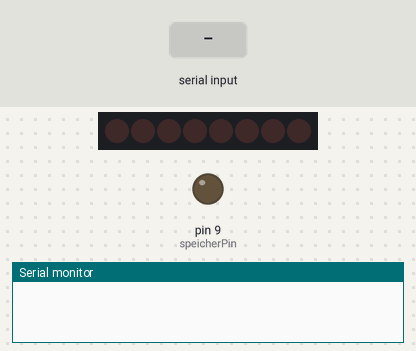
This sketch was run on a simulated Arduino Uno, built with avr-gcc and run on an emulated ATmega328P. Parts: 8 shift-register outputs drawn as a row of LEDs (first output left, lit = HIGH), output pins drawn as LEDs (lit = HIGH), the last lines printed to the serial monitor. Wiring (inferred from the names in the program): shift register (74HC595): data pin 10; shift clock pin 8; latch pin 11. Wiring (inferred from the signals the program sends): row of LEDs: on Q0, Q1, Q2, Q3, Q4, Q5, Q6, Q7. Inputs (shaded band) come from the test bench. Pins used as bus, display or sensor lines are not drawn.

Above: at 1.2 s.
1.3 s: "A90\n" received over Serial
At 2.5 s:
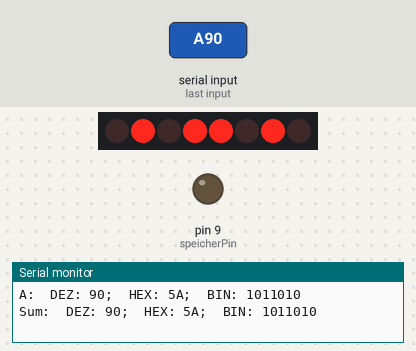
2.8 s: "A,45\n" received over Serial
At 3.8 s:
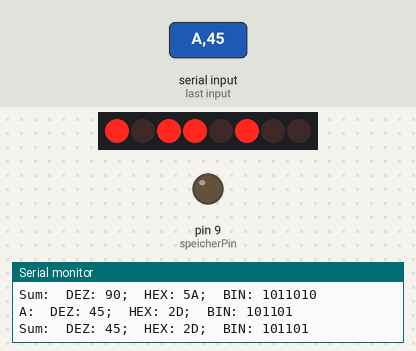
4.3 s: "A" received over Serial
At 6.7 s:
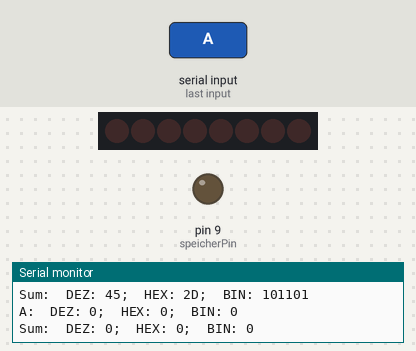
Timing chart, 0 to 8.2 s (numbered marks = the images above; inputs shaded):
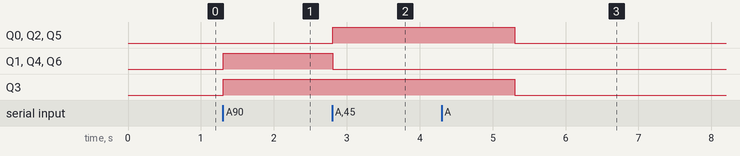

The sketch:

RegisterSet_mit_HC595_ShiftOut_CompKurs.ino
```cpp
/*  Register setzen mit HC595
    Setzt Register A oder B mit Werten zw 0 und 255
    und nutzt dabei ein Schieberegister HC595
    und zeigt die Werte der Register und die Summe "DEZ" und "BIN" an
*/

int taktPin = 8;        // SH_CP = Schieberegister Takteingang (Shiftregister Clock Input)
int speicherPin = 9;    // ST_CP = Speicherregister Takteingang (Storageregister Clock Input)
int datenPin = 10;      // DS = Serieller Eingang (Serial data Input)
int regA_Clk_Pin = 11;  // Pin taktet Register A
int regB_Clk_Pin = 12;  // Pin taktet Register A
byte regWertA = 0;      // Variable mit Wert für Register A
byte regWertB = 0;      // Variable mit Wert für Register B
byte empfByte = 0;      // Variable für empfangenes BYTE
boolean showSum = false;

void setup()
{
  Serial.begin(9600);               // öffnet die serielle Schnittstelle und legt die Baudrate auf 9600 bps
  pinMode(taktPin,OUTPUT);          // "taktPin" als Ausgang definieren
  pinMode(speicherPin,OUTPUT);      // "speicherPin" als Ausgang definieren
  pinMode(datenPin,OUTPUT);         // "datenPin" als Ausgang definieren
  pinMode(regA_Clk_Pin,OUTPUT);     // Clock-Pin für Register A
  pinMode(regB_Clk_Pin,OUTPUT);     // Clock-Pin für Register B
  delay(5);                         // kurze Verarbeitungs-Pause
}

void loop()
{
  // if there's any serial available, read it:
  while (Serial.available() > 0)
  {
    empfByte = Serial.read();
    switch(empfByte)
    {                   // mehrfache Kontrollstruktur
      case 'A':                            //  einmal blinken
        // look for the next valid integer in the incoming serial stream:
        regWertA = Serial.parseInt();
        SetRegX('A',regWertA);
        Serial.print("A:  DEZ: ");
        Serial.print(regWertA);
        Serial.print(";  HEX: ");
        Serial.print(regWertA, HEX);
        Serial.print(";  BIN: ");
        Serial.println(regWertA, BIN);
        showSum = true;
        break;                           // Sprung zum SWITCH Ende
      case 'B':
        // look for the next valid integer in the incoming serial stream:
        regWertB = Serial.parseInt();
        SetRegX('B',regWertB);
        Serial.print("B:  DEZ: ");
        Serial.print(regWertB);
        Serial.print(";  HEX: ");
        Serial.print(regWertB, HEX);
        Serial.print(";  BIN: ");
        Serial.println(regWertB, BIN);
        showSum = true;
        break;
      default:                           // bei allen anderen Zeichen
        break;
    }      // switch
  }  //while
  if (showSum)
  {
    SerOutSum(regWertA, regWertB);
    showSum = false;
  }
}    // loop

void SetRegX(char type, byte wert)  // Fkt setzt Register A oder B "type" mit Zahl "wert"
{
  shiftOut(datenPin, taktPin, MSBFIRST, wert);  // Daten ins Register schreiben
  delay(1);
  digitalWrite(speicherPin, HIGH);  // ST_CP  --> Speicherregisterinhalt an Ausgang
  delay(1);
  digitalWrite(speicherPin, LOW);   // ST_CP  Clock wieder zurück
  delay(1);
  if (type == 'A')                  // Register A
  {
    digitalWrite(regA_Clk_Pin, HIGH);  // RegisterA Clk Pin auf HIGH
    delay(2);
    digitalWrite(regA_Clk_Pin, LOW);   // RegisterA Clk Pin wieder LOW
    delay(1);
  }  // if
  else                              // Register B
  {
    digitalWrite(regB_Clk_Pin, HIGH);  // RegisterB Clk Pin auf HIGH
    delay(2);
    digitalWrite(regB_Clk_Pin, LOW);  // RegisterB Clk Pin wieder LOW
    delay(1);
  }  // else
}    // SetRegX

void SerOutSum(byte a, byte b)
{
  Serial.print("Sum:  DEZ: ");
  Serial.print(a + b);
  Serial.print(";  HEX: ");
  Serial.print(a + b, HEX);
  Serial.print(";  BIN: ");
  Serial.println(a + b, BIN);
}
```

Measured:
- after the input at 1.3 s, Q1, Q3, Q4, Q6: LOW → HIGH at once
- after the input at 2.8 s, Q0, Q2, Q5: LOW → HIGH at once; Q1, Q4, Q6: HIGH → LOW at once
- after the input at 4.3 s, Q0, Q2, Q3, Q5: HIGH → LOW after 1.0 s
